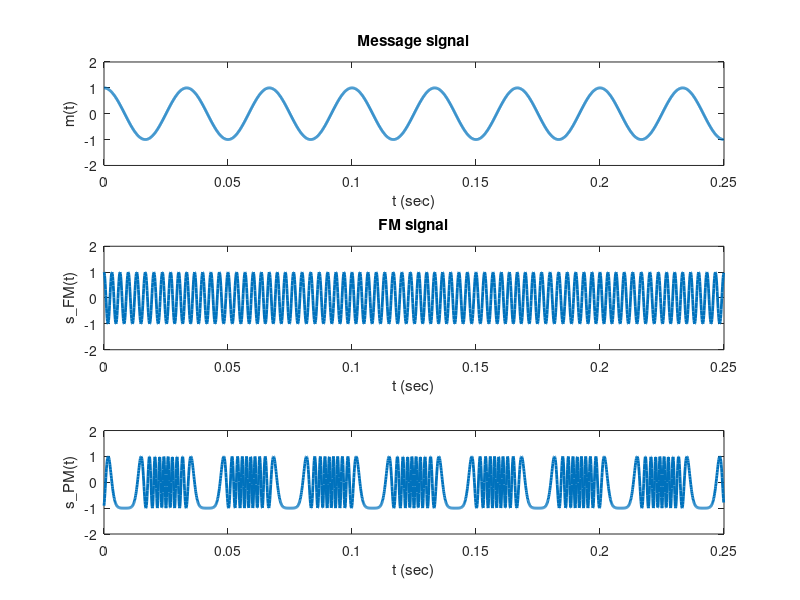
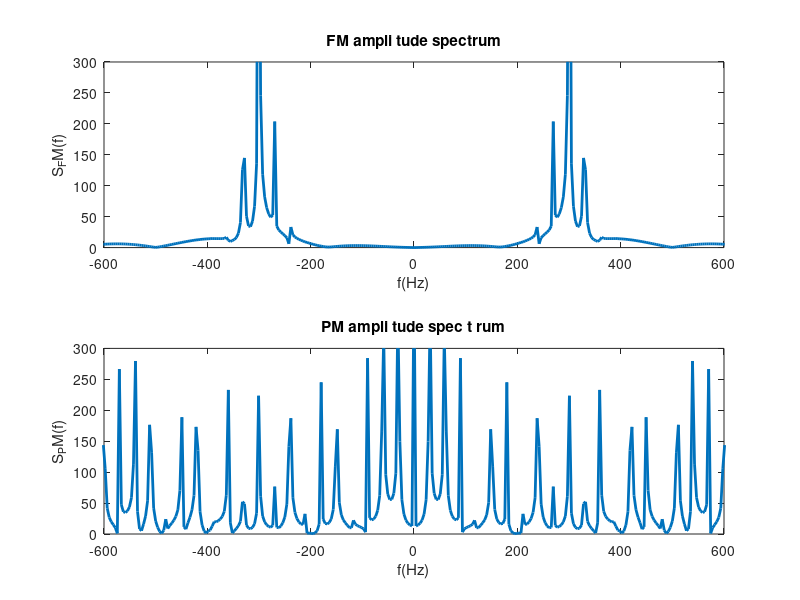

These figures' MATLAB source, in order:
clear all
close all


% ( ExampleFM .m) 
% This program uses triangl.m to i l lustrate frequency modulation 
% and demodulation


Fs = 8000;                   % samples per second
dt = 1/Fs;                   % seconds per sample
StopTime = 0.25;             % seconds
t = (0:dt:StopTime-dt)';     % seconds
%%Sine wave:
Fc = 30;                     % hertz
m_sig = cos(2*pi*Fc*t);
Lm_sig=length(m_sig);
Lfft=length(t);   % defining DFT (or FFT) size
Lfft=2^ceil(log2(Lfft))  % making Lfft a power of 2 since this makes the fft algorithm work fast
M_sig=fftshift(fft(m_sig,Lfft))
freqm=(-Lfft/2:Lfft/2-1)/(Lfft*dt) 
%B_m=100 ; %Bandwidth of the signal is B_m Hz . 
% Design a s imple l owpass filter with bandwidth B_m Hz . 
%h= firl(80, [ B_m* ts ]); 
% 
kf=80 ; 
kp = 3.14;

m_intg=kf*dt* cumsum(m_sig) ; 
s_fm=cos (2*pi*300*t + m_intg ) ; 
s_pm=cos (2*pi*300*t + kp*pi*m_sig ) ; 
Lfft=length(t) ; Lfft=2^ceil( log2 ( Lfft ) ); 
S_fm= fftshift ( fft ( s_fm , Lfft ) ); 
S_pm= fftshift ( fft ( s_pm , Lfft ) ); 
freqs = ( -Lfft / 2 : Lfft/2- 1 ) / ( Lfft*dt ) ; 
%s_dec=filter (h, 1 , s_fmrec ); 

% Demodulation 
% Using an ideal LPF wi th bandwidth 200 Hz 
Trange1 = [ 0 0.25 -2 2] ; 
figure(1) 
subplot (311) ; m1 =plot (t,m_sig) ; 
axis ( Trange1 ) ; set (m1 , 'Linewidth' ,2) ; 
xlabel ( ' t (sec) '); ylabel ( ' m(t) '); 
title ( ' Message signal '); 
%subplot (212 ) ; m2 =plot (t, s_dec ) ; 
%set ( m2, ' Linewidth ' ,2) ; 
%xlabel ( ' { \ it t } ( sec ) '); ylabel ( ' { \ it m}_d({\ it t } ) ' ) 
%title ( ' demodulated FM signal ');


%figure(2) 
subplot (312) ; tdl=plot (t, s_fm) ; 
axis ( Trange1 ); set ( tdl , 'Linewidth' ,2) ; 
xlabel ( 't (sec)'); ylabel ( ' s\_FM(t) ') 
title ( ' FM signal '); 
subplot (313 ) ; td2 =plot (t, s_pm) ; 
axis ( Trange1 ) ; set ( td2 , 'Linewidth' ,2) ; 
xlabel ( 't (sec)'); ylabel ( ' s\_PM(t) ') 



Frange= [ -600 600 0 300] ; 
figure (4) 
subplot (211) ; fdl=plot ( freqs , abs ( S_fm) ); 
axis(Frange) ; set ( fdl , 'Linewidth' ,2) ; 
xlabel ( 'f(Hz)'); ylabel ( 'S_FM(f)') 
title ( ' FM ampli tude spectrum ' ); 
subplot (212) ; fd2 =plot ( freqs,abs ( S_pm) ) ; 
axis(Frange) ; set ( fd2 , 'Linewidth' ,2) ; 
xlabel ( 'f(Hz)'); ylabel ( 'S_PM(f)') 
title ( ' PM ampli tude spec t rum ' );
